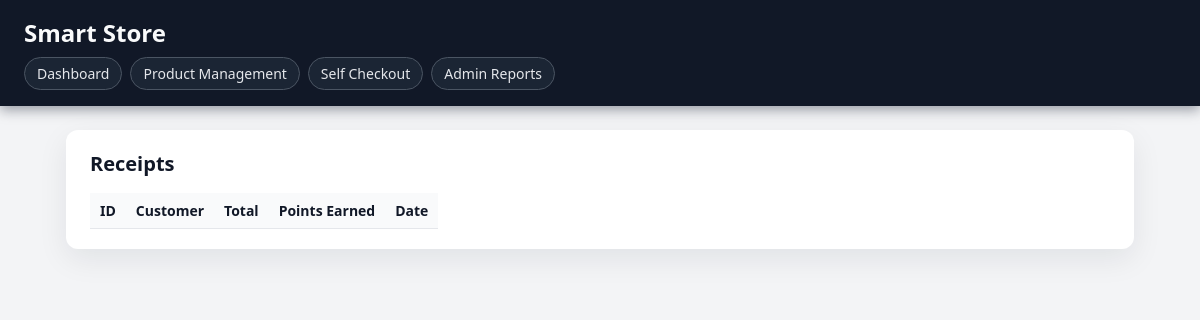
/receipts/, run on an earlier commit of the app's database.
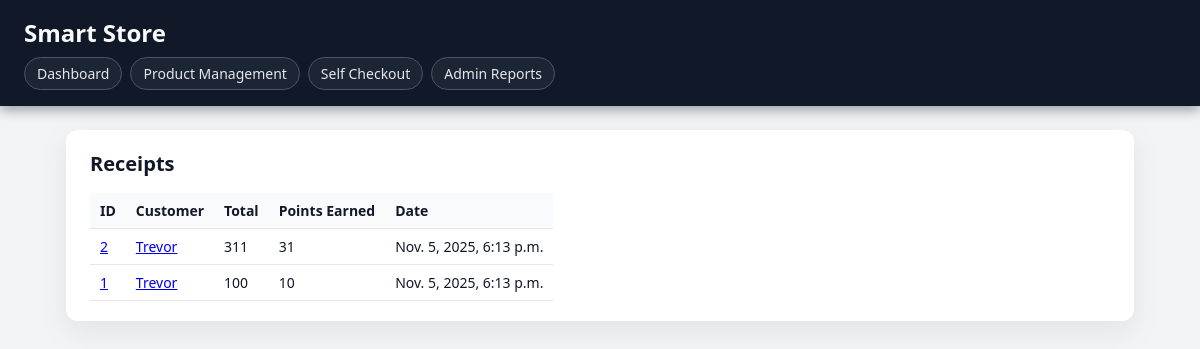
And on a later commit of the database.
### phase3/models.py (models this page shows)
class Receipts(models.Model):
    customer_id = models.ForeignKey(Customers, on_delete=models.CASCADE)
    time = models.DateTimeField()
    points_earned = models.IntegerField(default=0)
    total_price = models.IntegerField()

class Customers(models.Model):
    name = models.CharField(max_length=100)
    email = models.CharField(max_length=100, unique=True)
    phone_number = models.CharField(unique=True, max_length=15, blank=True, validators=[RegexValidator(regex=r'^\d{9,15}$')])
    password = models.CharField(null=False)
    membership_id = models.UUIDField(default=uuid.uuid1, editable=False)
    points = models.PositiveIntegerField(default=0, null=False)

### phase3/views.py (the view)
# urls.py: path('receipts/', views.receipts_page, name='receipts_page'),
def receipts_page(request):
    receipts = Receipts.objects.select_related("customer_id").all().order_by("-time")
    context = {"receipts": receipts}
    return render(request, "receipts.html", context)

### phase3/templates/receipts.html
{% extends "base.html" %}
{% block content %}
<section class="card">
    <h2>Receipts</h2>
    <table>
        <tr>
            <th>ID</th>
            <th>Customer</th>
            <th>Total</th>
            <th>Points Earned</th>
            <th>Date</th>
        </tr>
        {% for r in receipts %}
        <tr>
            <td>
                <a href="{% url 'receipt_admin_detail' r.id %}">
                    {{ r.id }}
                </a>
            </td>
            <td>
                <a href="{% url 'receipt_admin_detail' r.id %}">
                    {{ r.customer_id.name }}
                </a>
            </td>
            <td>{{ r.total_price }}</td>
            <td>{{ r.points_earned }}</td>
            <td>{{ r.time }}</td>
        </tr>
        {% endfor %}
    </table>
</section>
{% endblock %}

What changed in the data, as far as the page shows it:
added Receipts: id "2", customer_id.name "Trevor", total_price "311", points_earned "31", time "Nov. 5, 2025, 6:13 p.m."
added Receipts: id "1", customer_id.name "Trevor", total_price "100", points_earned "10", time "Nov. 5, 2025, 6:13 p.m."
